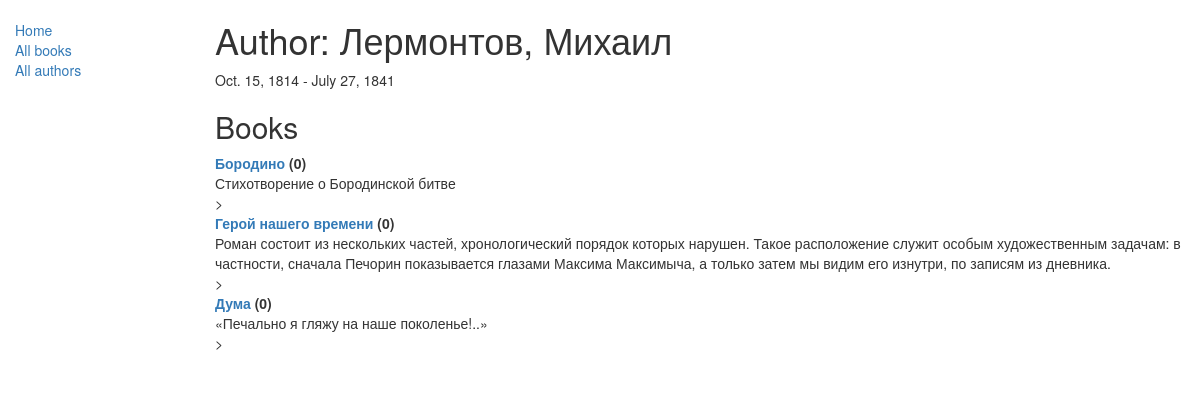
The page /catalog/author//2 on the database its author committed.
### catalog/models.py (models this page shows, shortened)
class Author(models.Model):
    first_name = models.CharField(max_length=100)
    last_name = models.CharField(max_length=100)
    date_of_birth = models.DateField(null=True, blank=True)
    date_of_death = models.DateField('Died', null=True, blank=True)
    class Meta:
        ordering = ['last_name', 'first_name']
    def __str__(self):
        return '%s, %s' % (self.last_name, self.first_name)

class Book(models.Model):
    title = models.CharField(max_length=200)
    author = models.ForeignKey('Author', on_delete=models.SET_NULL, null=True)
    summary = models.TextField(max_length=1000, help_text="Enter a brief description of the book")
    isbn = models.CharField('ISBN', max_length=13,
                            help_text='13 Character <a href="https://www.isbn-international.org/content/what-isbn">ISBN number</a>')
    genre = models.ManyToManyField(Genre, help_text="Select a genre for this book")
    language = models.ForeignKey(Language, on_delete=models.SET_NULL, null=True)
    class Meta:
        ordering = ['title', 'author']
    def display_genre(self):
        return ', '.join([genre.name for genre in self.genre.all()[:3]])
    def display_language(self):
        return ', '.join([language.name for language in self.language.all()[:3]])
    display_genre.short_description = "Genre"
    display_language.short_description = "Language"
    def __str__(self):
        return self.title

### catalog/views.py (the view, shortened to what this page needs)
# urls.py: re_path(r'author//(?P<pk>\d+)$', views.AuthorDetailViews.as_view(), name='author-detail'),
class AuthorDetailViews(generic.DetailView):
    model = Author

### catalog/templates/catalog/author_detail.html
{% extends "base_generic.html" %}
{% block content %}
  <h1>Author: {{ author }} </h1>
    <p>{{author.date_of_birth}} - {% if author.date_of_death %}{{author.date_of_death}}{% endif %}</p>
    <h2> Books </h2>
    <dl>
    {%for book in author.book_set.all%}
      <dt><a href="{% url 'book-detail' book.pk %}">{{book}}</a> ({{book.bookinstance_set.all.count}})</dt>
      <dd>{{book.summary}}</dd>>
    {% endfor %}
    </dl>
{% endblock %}

### rows shown on the page
Author: last_name+first_name "Лермонтов, Михаил", date_of_birth "Oct. 15, 1814", date_of_death "July 27, 1841"
Book: title "Бородино", bookinstance_set.all.count "0", summary "Стихотворение о Бородинской битве"
Book: title "Герой нашего времени", bookinstance_set.all.count "0", summary "Роман состоит из нескольких частей, хронологический порядок которых нарушен. Такое расположение служит особым художественным задачам: в частности, сначала Печорин показывается глазами Максима Максимыча, а только затем мы видим его изнутри, по записям из дневника."
Book: title "Дума", bookinstance_set.all.count "0", summary "«Печально я гляжу на наше поколенье!..»"
